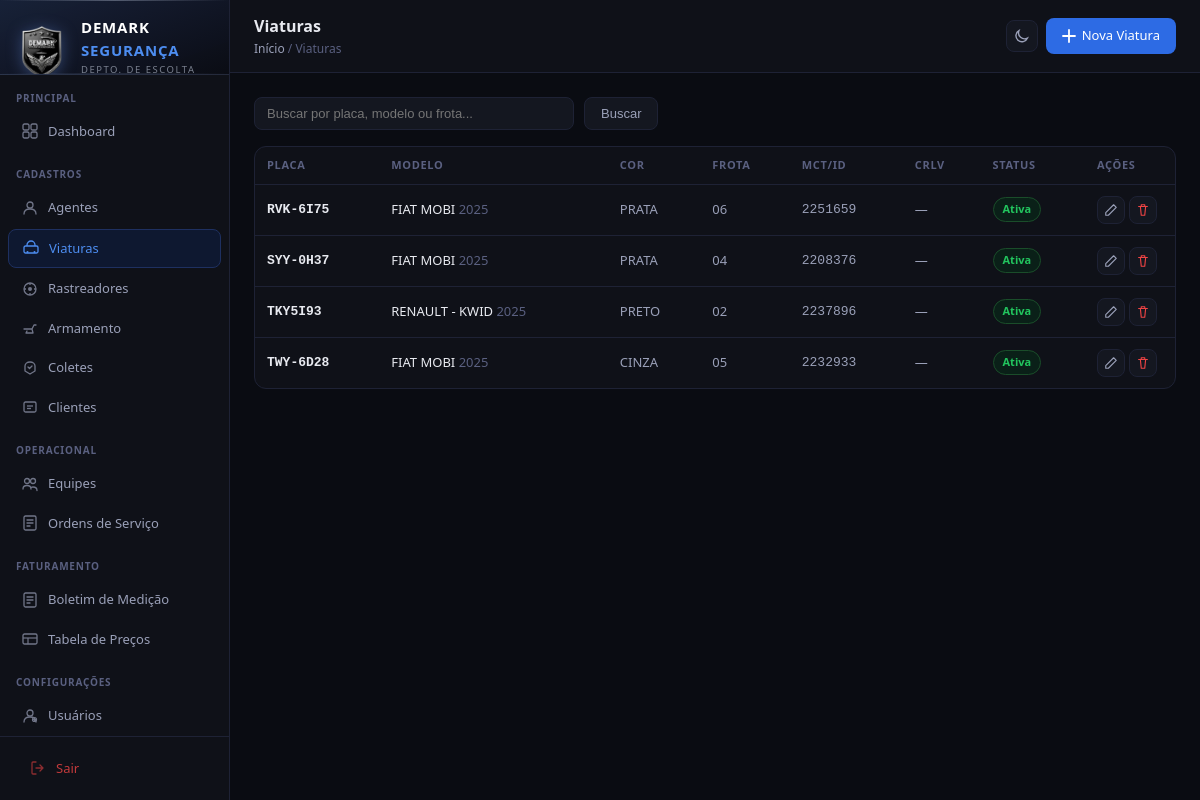
Screenshot of /viaturas/ (signed in) with the database file from the repository.
### cadastros/models.py (models this page shows, shortened)
class Viatura(models.Model):
    STATUS_CHOICES = [
        ('ativa', 'Ativa'),
        ('manutencao', 'Em manutencao'),
        ('inativa', 'Inativa'),
    ]
    TIPO_CHOICES = [
        ('VW Polo', 'VW Polo'),
        ('VW Gol', 'VW Gol'),
        ('Fiat Strada', 'Fiat Strada'),
        ('Toyota Hilux', 'Toyota Hilux'),
        ('Outro', 'Outro'),
    ]
    tipo = models.CharField(max_length=50, verbose_name='Tipo')
    marca_modelo = models.CharField(max_length=100, verbose_name='Marca / Modelo')
    ano = models.CharField(max_length=4, verbose_name='Ano')
    cor = models.CharField(max_length=50, verbose_name='Cor')
    placa = models.CharField(max_length=10, unique=True, verbose_name='Placa')
    frota = models.CharField(max_length=20, blank=True, verbose_name='Frota')
    mct_id = models.CharField(max_length=20, blank=True, verbose_name='MCT / ID')
    renavam = models.CharField(max_length=15, blank=True, verbose_name='RENAVAM')
    chassi = models.CharField(max_length=30, blank=True, verbose_name='Chassi')
    crlv_validade = models.DateField(blank=True, null=True, verbose_name='CRLV Vencimento')
    seguro_validade = models.DateField(blank=True, null=True, verbose_name='Seguro Vencimento')
    status = models.CharField(max_length=15, choices=STATUS_CHOICES, default='ativa', verbose_name='Status')
    observacoes = models.TextField(blank=True, verbose_name='Observacoes')
    criado_em = models.DateTimeField(auto_now_add=True)
    atualizado_em = models.DateTimeField(auto_now=True)
    class Meta:
        verbose_name = 'Viatura'
        verbose_name_plural = 'Viaturas'
        ordering = ['placa']

### cadastros/views.py (the view)
# urls.py: path('viaturas/', views.viatura_list, name='viatura_list'),
@login_required
def viatura_list(request):
    q = request.GET.get('q', '')
    viaturas = Viatura.objects.all()
    if q:
        viaturas = viaturas.filter(Q(placa__icontains=q) | Q(marca_modelo__icontains=q) | Q(frota__icontains=q))
    return render(request, 'cadastros/viatura_list.html', {'viaturas': viaturas, 'q': q})

### cadastros/templates/cadastros/viatura_list.html (shortened to what this page needs)
{% extends 'cadastros/base.html' %}
{% block page_title %}Viaturas{% endblock %}
{% block breadcrumb %}<a href="{% url 'dashboard' %}">Início</a> / Viaturas{% endblock %}
{% block topbar_actions %}<a href="{% url 'viatura_create' %}" class="btn btn-primary"><svg width="14" height="14" fill="none" viewBox="0 0 14 14"><path d="M7 1v12M1 7h12" stroke="currentColor" stroke-width="1.8" stroke-linecap="round"/></svg> Nova Viatura</a>{% endblock %}
{% block content %}
<div class="search-bar">
  <form method="get" style="display:flex;gap:10px;flex:1">
    <input type="text" name="q" value="{{ q }}" placeholder="Buscar por placa, modelo ou frota...">
    <button type="submit" class="btn btn-secondary">Buscar</button>
  </form>
</div>
<div class="card" style="padding:0">
  <div class="table-wrap">
    <table>
      <thead>
        <tr><th>Placa</th><th>Modelo</th><th>Cor</th><th>Frota</th><th>MCT/ID</th><th>CRLV</th><th>Status</th><th style="width:90px">Ações</th></tr>
      </thead>
      <tbody>
        {% for v in viaturas %}
        <tr>
          <td><strong style="color:var(--text);font-family:monospace">{{ v.placa }}</strong></td>
          <td>{{ v.marca_modelo }} <span style="color:var(--text3)">{{ v.ano }}</span></td>
          <td style="color:var(--text2)">{{ v.cor }}</td>
          <td style="color:var(--text2)">{{ v.frota|default:"—" }}</td>
          <td style="color:var(--text2);font-family:monospace">{{ v.mct_id|default:"—" }}</td>
          <td style="color:var(--text2)">{{ v.crlv_validade|date:"d/m/Y"|default:"—" }}</td>
          <td>
            {% if v.status == 'ativa' %}<span class="badge badge-green">Ativa</span>
            {% elif v.status == 'manutencao' %}<span class="badge badge-amber">Manutenção</span>
            {% else %}<span class="badge badge-gray">Inativa</span>{% endif %}
          </td>
          <td>
            <div style="display:flex;gap:4px">
              <a href="{% url 'viatura_edit' v.pk %}" class="btn-icon" title="Editar"><svg width="14" height="14" fill="none" viewBox="0 0 16 16"><path d="M11 2l3 3L5 14H2v-3L11 2z" stroke="currentColor" stroke-width="1.3" stroke-linejoin="round"/></svg></a>
              <a href="{% url 'viatura_delete' v.pk %}" class="btn-icon" title="Excluir" style="color:var(--red)"><svg width="14" height="14" fill="none" viewBox="0 0 16 16"><path d="M3 4h10M6 4V2h4v2M5 4l1 10h4l1-10" stroke="currentColor" stroke-width="1.3" stroke-linecap="round" stroke-linejoin="round"/></svg></a>
            </div>
          </td>
        </tr>
        {% empty %}
        <tr><td colspan="8" style="text-align:center;color:var(--text3);padding:32px">Nenhuma viatura encontrada.</td></tr>
        {% endfor %}
      </tbody>
    </table>
  </div>
</div>
{% endblock %}

### cadastros/templates/cadastros/base.html (style rules this page uses)
* { box-sizing:border-box;margin:0;padding:0 }
:root { --bg:#0a0c12;--bg2:#0f1118;--bg3:#141720;--bg4:#1a1e2a; --border:#1e2235;--border2:#28304a; --text:#e8eaf0;--text2:#9aa0b8;--text3:#5a6080; --blue:#2d6be4;--blue2:#1a4db8;--blue-light:#4d8df0; --blue-bg:#0e1830;--blue-border:#1e3060; --green:#22c55e;--green-bg:#0a2018; --red:#ef4444;--red-bg:#1e0a0a; --amber:#f59e0b;--amber-bg:#1e1508; --gray:#64748b; --silver:#a8b0c0;--silver2:#c8d0dc; --gold:#b8960a; --radius:8px;--radius-lg:12px; }
body { font-family:'Segoe UI',system-ui,sans-serif;background:var(--bg);color:var(--text);font-size:14px;line-height:1.5;display:flex;min-height:100vh }
.topbar-left .breadcrumb a { color:var(--text2);text-decoration:none }
.btn { display:inline-flex;align-items:center;gap:6px;padding:8px 16px;border-radius:var(--radius);font-size:13px;font-weight:500;cursor:pointer;border:none;text-decoration:none;transition:all .15s }
.btn-primary { background:var(--blue);color:#fff }
.btn-secondary { background:var(--bg3);color:var(--text2);border:1px solid var(--border) }
.btn-icon { padding:6px;border-radius:var(--radius);background:var(--bg3);border:1px solid var(--border);color:var(--text2);cursor:pointer;display:inline-flex;align-items:center;transition:all .15s }
.card { background:var(--bg2);border:1px solid var(--border);border-radius:var(--radius-lg);padding:20px }
.table-wrap { overflow-x:auto }
table { width:100%;border-collapse:collapse }
th { text-align:left;padding:10px 12px;font-size:11px;font-weight:600;color:var(--text3);text-transform:uppercase;letter-spacing:.06em;border-bottom:1px solid var(--border) }
td { padding:11px 12px;font-size:13px;border-bottom:1px solid var(--border);vertical-align:middle }
tr:last-child td { border-bottom:none }
.badge { display:inline-flex;align-items:center;padding:3px 9px;border-radius:999px;font-size:11px;font-weight:600 }
.badge-green { background:var(--green-bg);color:var(--green);border:1px solid #1a4d2a }
.search-bar { display:flex;gap:10px;margin-bottom:16px;align-items:center }
.search-bar input { background:var(--bg3);border:1px solid var(--border);border-radius:var(--radius);padding:8px 12px;color:var(--text);font-size:13px;outline:none;flex:1;max-width:320px }

### rows the page displays
Viatura: placa "RVK-6I75", marca_modelo "FIAT MOBI", ano "2025", cor "PRATA", frota "06", mct_id "2251659", crlv_validade "—", status "Ativa"
Viatura: placa "SYY-0H37", marca_modelo "FIAT MOBI", ano "2025", cor "PRATA", frota "04", mct_id "2208376", crlv_validade "—", status "Ativa"
Viatura: placa "TKY5I93", marca_modelo "RENAULT - KWID", ano "2025", cor "PRETO", frota "02", mct_id "2237896", crlv_validade "—", status "Ativa"
Viatura: placa "TWY-6D28", marca_modelo "FIAT MOBI", ano "2025", cor "CINZA", frota "05", mct_id "2232933", crlv_validade "—", status "Ativa"
